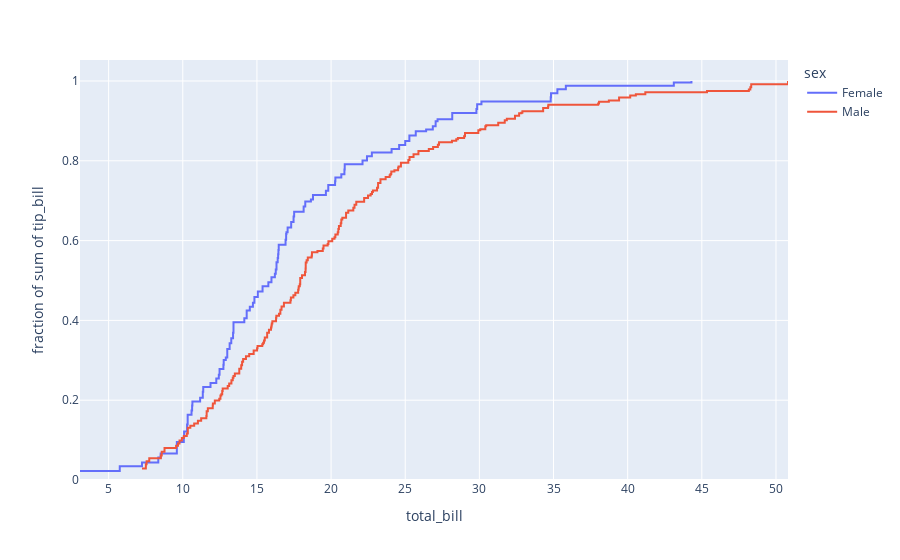

This figure's notebook cell:
### Code cell
df = px.data.tips()
df['tip_bill'] = df['tip'] / df['total_bill'] 
fig = px.ecdf(df, x="total_bill", y="tip_bill", color="sex")
fig.show()

### Figure 1 — Plotly figure (JSON) as saved in the notebook; plotly's stock layout.template omitted (floating-point values rounded to 4 significant figures; data arrays with more than 128 entries replaced by an {"elided": "..."} marker saying what was removed)
{"data": [{"hovertemplate": "sex=Female<br>total_bill=%{x}<br>fraction of sum of tip_bill=%{y}<extra></extra>", "legendgroup": "Female", "line": {"dash": "solid", "shape": "hv"}, "marker": {"color": "#636efa", "symbol": "circle"}, "mode": "lines", "name": "Female", "orientation": "v", "showlegend": true, "type": "scatter", "x": [3.07, 5.75, 7.25, 8.35, 8.51, 9.6, 10.07, 10.09, 10.29, 10.33, 10.33, 10.59, 10.63, 10.65, 11.17, 11.35, 11.38, 11.87, 12.26, 12.43, 12.48, 12.74, 12.76, 12.9, 13.0, 13.0, 13.16, 13.27, 13.39, 13.42, 13.42, 14.15, 14.31, 14.52, 14.73, 14.83, 15.06, 15.38, 15.77, 15.98, 16.21, 16.27, 16.32, 16.4, 16.43, 16.45, 16.47, 16.93, 16.97, 16.99, 17.07, 17.31, 17.47, 17.51, 18.15, 18.26, 18.64, 18.78, 19.65, 19.81, 20.27, 20.29, 20.69, 20.9, 20.92, 22.12, 22.42, 22.75, 24.08, 24.59, 25.0, 25.28, 25.71, 26.41, 26.86, 27.05, 27.18, 28.17, 29.8, 29.85, 30.14, 34.81, 34.83, 35.26, 35.83, 43.11, 44.3], "xaxis": "x", "y": [0.02249, 0.03449, 0.04402, 0.05642, 0.06656, 0.09533, 0.1079, 0.1216, 0.139, 0.1524, 0.1635, 0.174, 0.187, 0.1967, 0.206, 0.2212, 0.2333, 0.2428, 0.2541, 0.2641, 0.278, 0.2889, 0.301, 0.3069, 0.3175, 0.3281, 0.3425, 0.3555, 0.369, 0.3776, 0.3956, 0.4053, 0.4246, 0.4341, 0.4444, 0.4585, 0.4722, 0.4857, 0.4955, 0.5084, 0.5169, 0.5276, 0.5457, 0.5563, 0.5659, 0.5763, 0.5898, 0.6024, 0.6166, 0.6207, 0.6328, 0.6468, 0.6606, 0.6725, 0.6858, 0.6981, 0.7031, 0.7141, 0.7247, 0.7393, 0.7489, 0.7583, 0.7664, 0.778, 0.7915, 0.8005, 0.8112, 0.821, 0.8294, 0.8395, 0.8499, 0.8635, 0.8743, 0.8782, 0.8863, 0.899, 0.9041, 0.9201, 0.9298, 0.9417, 0.9487, 0.9591, 0.9693, 0.9791, 0.9881, 0.9961, 1.0], "yaxis": "y"}, {"hovertemplate": "sex=Male<br>total_bill=%{x}<br>fraction of sum of tip_bill=%{y}<extra></extra>", "legendgroup": "Male", "line": {"dash": "solid", "shape": "hv"}, "marker": {"color": "#EF553B", "symbol": "circle"}, "mode": "lines", "name": "Male", "orientation": "v", "showlegend": true, "type": "scatter", "x": {"elided": "157 float values"}, "xaxis": "x", "y": {"elided": "157 float values"}, "yaxis": "y"}], "layout": {"legend": {"title": {"text": "sex"}, "tracegroupgap": 0}, "margin": {"t": 60}, "xaxis": {"anchor": "y", "domain": [0, 1], "title": {"text": "total_bill"}}, "yaxis": {"anchor": "x", "domain": [0, 1], "rangemode": "tozero", "title": {"text": "fraction of sum of tip_bill"}}}}
